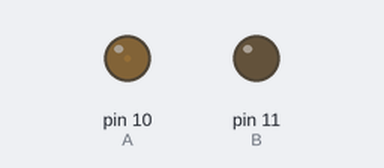
The sketch below on a simulated Arduino Uno, built with avr-gcc and run on an emulated ATmega328P. On the bench: output pins drawn as LEDs (lit = HIGH).

Above: at 0.05 s.
At 3.85 s:
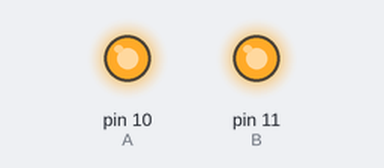
At 7.65 s:
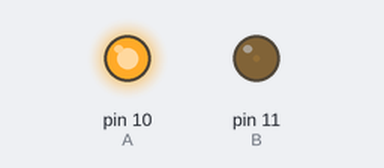
At 15.35 s:
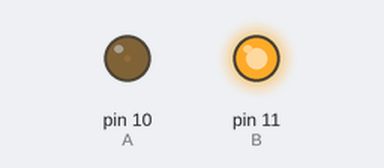
Timing chart, 0 to 20.0 s (numbered marks = the images above):
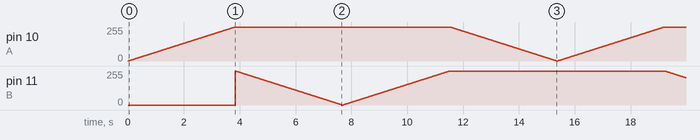

The sketch:

DC_Motor_Control_With_L9110S_IC_Sketch.ino
```cpp
const int A = 10;
const int B = 11;
int speed = 0;

void setup() {
  // put your setup code here, to run once:
 pinMode (A, OUTPUT);
 pinMode (B, OUTPUT);
}

void loop() {
  // put your main code here, to run repeatedly:
 for(speed=0;speed<=255;speed++)
 {
 analogWrite(A, speed);
 delay(15);
 }

 for(speed=255;speed>=0;speed--)
 {
 analogWrite(B, speed);
 delay(15);
 }

 for(speed=0;speed<=255;speed++)
 {
 analogWrite(B, speed);
 delay(15);
 }

 for(speed=255;speed>=0;speed--)
 {
 analogWrite(A, speed);
 delay(15);
 }
}
```
